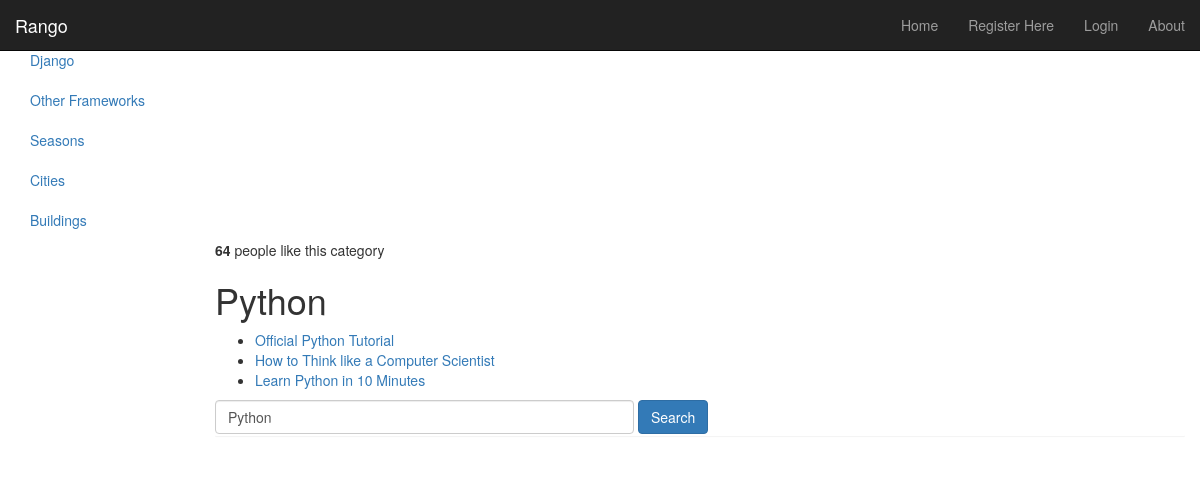
/rango/category/python/, run on the app's committed database.
### rango/models.py (models this page shows, shortened)
class Category(models.Model):
        name = models.CharField(max_length=128, unique=True)
        views = models.IntegerField(default=0)
        likes = models.IntegerField(default=0)
        slug = models.SlugField(unique=True)

class Page(models.Model):
    category = models.ForeignKey(Category)
    title = models.CharField(max_length=128)
    url = models.URLField()
    views = models.IntegerField(default=0)

### rango/views.py (the view)
# urls.py: url(r'^category/(?P<category_name_slug>[\w\-]+)/$', views.category, name='category'),  # New!
def category(request, category_name_slug):
    context_dict = {}
    context_dict['result_list'] = None
    context_dict['query'] = None
    if request.method == 'POST':
        query = request.POST['query'].strip()
        if query:
            result_list = run_query(query)
            context_dict['result_list'] = result_list
            context_dict['query'] = query
    try:
        category = Category.objects.get(slug=category_name_slug)
        context_dict['category_name'] = category.name
        pages = Page.objects.filter(category=category).order_by('-views')
        context_dict['pages'] = pages
        context_dict['category'] = category
    except Category.DoesNotExist:
        pass
    if not context_dict['query']:
        context_dict['query'] = category.name
    return render(request, 'rango/category.html', context_dict)

### rango/templatetags/rango_extras.py (called while the page is built)
@register.inclusion_tag('rango/cats.html')
def get_category_list(cat=None):
    return {'cats': Category.objects.all(), 'act_cat': cat}

### rango/templates/rango/category.html (shortened to what this page needs)
<!DOCTYPE html>
<html>
    <head>
    </head>
    <body>
   {% extends 'rango/base.html' %}
{% load staticfiles %}
{% block body_block %}
   <strong id="like_count">{{ category.likes }}</strong> people like this category
    <h1>{{ category_name }}</h1>
    {% if category %}
        {% if pages %}
        <ul>
                {% for page in pages %}
                <li><a href="{{ page.url }}">{{ page.title }}</a></li>
                {% endfor %}
                </ul>
        {% else %}
                <strong>No pages currently in category.</strong>
                {% endif %}
        {% else %}
                 The specified category {{ category_name }} does not exist!
    {% endif %}
<form class="form-inline" id="user_form" method="post" action="{% url 'category'  category.slug %}">
     <input class="form-control" type="text" size="50" name="query" value="{{query}}" id="query" />
     <input class="btn btn-primary" type="submit" name="submit" value="Search" />
</form>
   <div class="panel">
</div>
{% endblock %}

### rango/templates/rango/cats.html
{% if cats %}
    <ul class="nav nav-sidebar">
    {% for c in cats %}
    {% if c == act_cat %} <li  class="active" > {% else  %} <li>{% endif %}
            <a href="{% url 'category'  c.slug %}">{{ c.name }}</a></li>
{% endfor %}
{% else %}
    <li> <strong >There are no category present.</strong></li>
    </ul>
{% endif %}

### data on the page
Category: name "Django"
Category: name "Other Frameworks"
Category: name "Seasons"
Category: name "Cities"
Category: name "Buildings"
Category: likes "64", name "Python", query "Python"
Page: title "Official Python Tutorial"
Page: title "How to Think like a Computer Scientist"
Page: title "Learn Python in 10 Minutes"
